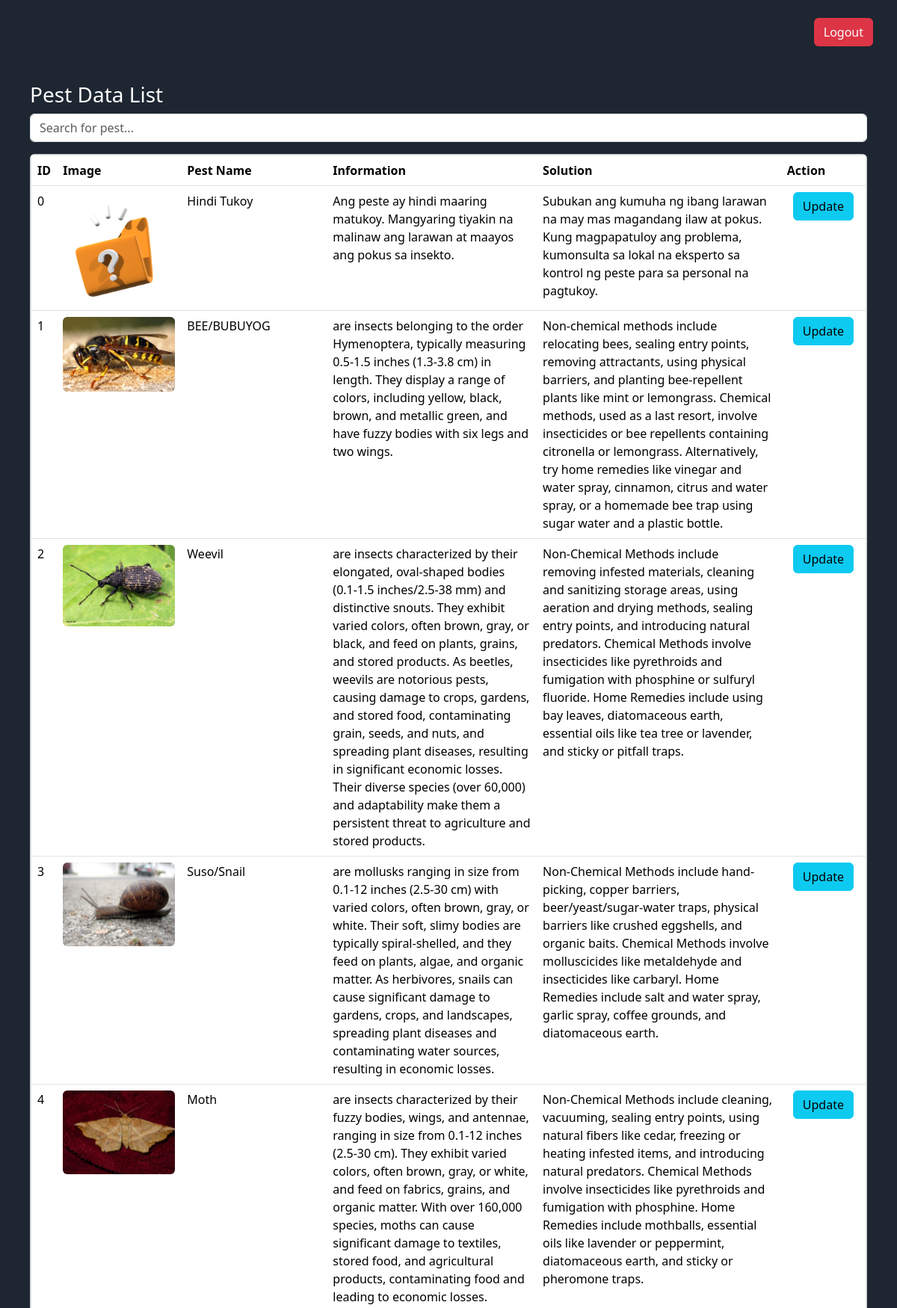
The page /view/admin/index.php (signed in, upper part) on the database its author committed.
### tables this page shows
CREATE TABLE `tbl_pestdata` (
  `id` int(255) NOT NULL,
  `pest_name` varchar(255) NOT NULL,
  `pest_information` varchar(1000) NOT NULL,
  `pest_solution` varchar(1000) NOT NULL,
  `pest_imagepath` varchar(255) NOT NULL
);

### connection/connection.php (called while the page is built, shortened)
<?php
class config {
    public function __construct(){
        $dsn = "mysql:host=".H.";dbname=".DB;
        $username = U;
        $password = P;
        try {
            $this->pdo = new PDO($dsn, $username, $password);
        } catch (PDOException $e) {
            die("Connection failed: " . $e->getMessage());
        }
    }
}
?>

### controller/PestDataController.php (called while the page is built, shortened)
<?php
require_once("../../connection/connection.php");
class PestData extends config {
    public function getAllPest() {
        try {
            $query = "SELECT `id`, `pest_name`, `pest_information`, `pest_solution`, `pest_imagepath` FROM `tbl_pestdata` WHERE 1";
            $stmt = $this->pdo->prepare($query);
            $stmt->execute();
            return $stmt->fetchAll(PDO::FETCH_ASSOC);
        } catch (PDOException $e) {
            echo "Error: " . $e->getMessage();
        }
    }
}
?>

### view/admin/index.php (the view, shortened to what this page needs)
<?php
require_once('../../controller/PestDataController.php');
$pest = new PestData();
$pestDatas = $pest->getAllPest();
?>
<?php include_once('../components/header.php'); ?>
<div class="p-3">
    <div class="p-4">
        <h3 class="text-white">Pest Data List</h3>
        <div class="mb-3">
            <input type="text" id="searchInput" class="form-control" placeholder="Search for pest...">
        </div>
        <div class="table-responsive card">
            <table border="1" class="table p-2" id="pestData">
                <thead>
                    <tr>
                        <th>ID</th>
                        <th>Image</th>
                        <th>Pest Name</th>
                        <th>Information</th>
                        <th>Solution</th>
                        <th>Action</th>
                    </tr>
                </thead>
                <tbody>
                    <?php if (!empty($pestDatas)): ?>
                        <?php foreach ($pestDatas as $pestData): ?>
                            <tr>
                                <td><?php echo htmlspecialchars($pestData['id']); ?></td>
                                <td><img style="width: 150px; height: auto;" src="<?php echo '../../assets/images/pest/'.$pestData['pest_imagepath'] ?>" class="rounded" alt="Pest Image"></td>
                                <td><?php echo htmlspecialchars($pestData['pest_name']); ?></td>
                                <td><?php echo htmlspecialchars($pestData['pest_information']); ?></td>
                                <td><?php echo htmlspecialchars($pestData['pest_solution']); ?></td>
                                <td>
                                    <button type="button" class="btn btn-info mx-0 mx-md-2 my-1 my-md-0"
                                        data-bs-toggle="modal"
                                        data-bs-target="#updateModal"
                                        data-bs-id="<?php echo htmlspecialchars($pestData['id']); ?>"
                                        data-bs-name="<?php echo htmlspecialchars($pestData['pest_name']); ?>"
                                        data-bs-info="<?php echo htmlspecialchars($pestData['pest_information']); ?>"
                                        data-bs-solution="<?php echo htmlspecialchars($pestData['pest_solution']); ?>">
                                        Update
                                    </button>
                                </td>
                            </tr>
                        <?php endforeach; ?>
                    <?php else: ?>
                        <tr>
                            <td colspan="6" class="text-center">No records found.</td>
                        </tr>
                    <?php endif; ?>
                </tbody>
            </table>
        </div>
    </div>
</div>

### view/components/header.php (shortened to what this page needs)
<?php
    require_once('../../controller/PestDataController.php');
?>
<!DOCTYPE html>
<html lang="en">
<head>
    <link href="https://cdn.jsdelivr.net/npm/bootstrap@5.3.3/dist/css/bootstrap.min.css" rel="stylesheet">
</head>
<body>
    <?php
        if (!isset($_SESSION['username'])) {
            echo "
                    <nav class='navbar navbar-expand-lg navbar-light'>
                        <div class='container-fluid mt-3 px-4 mx-2'>
                            <div class='collapse navbar-collapse' id='navbarNav'>
                                <ul class='navbar-nav ms-auto'>
                                    <li class='nav-item'>
                                        <form action='' method='post'>
                                            <input type='hidden' name='action' value='logout'>
                                            <button class='btn btn-danger btn-md' type='submit'>Logout</button>
                                        </form>
                                    </li>
                                </ul>
                            </div>
                        </div>
                    </nav>
            ";
        }
    ?>

### view/components/header.php (style rules this page uses)
body, html { height: 100%; margin: 0; padding: 0; background-color: #1d2631; display: flex; flex-direction: column; }

### rows shown on the page
tbl_pestdata: id "0", pest_imagepath (picture), pest_name "Hindi Tukoy", pest_information "Ang peste ay hindi maaring matukoy. Mangyaring tiyakin na malinaw ang larawan at maayos ang pokus sa insekto.", pest_solution "Subukan ang kumuha ng ibang larawan na may mas magandang ilaw at pokus. Kung magpapatuloy ang problema, kumonsulta sa lokal na eksperto sa kontrol ng peste para sa personal na pagtukoy."
tbl_pestdata: id "1", pest_imagepath (picture), pest_name "BEE/BUBUYOG", pest_information "are insects belonging to the order Hymenoptera, typically measuring 0.5-1.5 inches (1.3-3.8 cm) in length. They display a range of colors, including yellow, black, brown, and metallic green, and have fuzzy bodies with six legs and two wings.", pest_solution "Non-chemical methods include relocating bees, sealing entry points, removing attractants, using physical barriers, and planting bee-repellent plants like mint or lemongrass. Chemical methods, used as a last resort, involve insecticides or bee repellents containing citronella or lemongrass. Alternatively, try home remedies like vinegar and water spray, cinnamon, citrus and water spray, or a homemade bee trap using sugar water and a plastic bottle."
tbl_pestdata: id "2", pest_imagepath (picture), pest_name "Weevil", pest_information "are insects characterized by their elongated, oval-shaped bodies (0.1-1.5 inches/2.5-38 mm) and distinctive snouts. They exhibit varied colors, often brown, gray, or black, and feed on plants, grains, and stored products. As beetles, weevils are notorious pests, causing damage to crops, gardens, and stored food, contaminating grain, seeds, and nuts, and spreading plant diseases, resulting in significant economic losses. Their diverse species (over 60,000) and adaptability make them a persistent threat to agriculture and stored products.", pest_solution "Non-Chemical Methods include removing infested materials, cleaning and sanitizing storage areas, using aeration and drying methods, sealing entry points, and introducing natural predators. Chemical Methods involve insecticides like pyrethroids and fumigation with phosphine or sulfuryl fluoride. Home Remedies include using bay leaves, diatomaceous earth, essential oils like tea tree or lavender, and sticky or pitfall traps."
tbl_pestdata: id "3", pest_imagepath (picture), pest_name "Suso/Snail", pest_information "are mollusks ranging in size from 0.1-12 inches (2.5-30 cm) with varied colors, often brown, gray, or white. Their soft, slimy bodies are typically spiral-shelled, and they feed on plants, algae, and organic matter. As herbivores, snails can cause significant damage to gardens, crops, and landscapes, spreading plant diseases and contaminating water sources, resulting in economic losses.", pest_solution "Non-Chemical Methods include hand-picking, copper barriers, beer/yeast/sugar-water traps, physical barriers like crushed eggshells, and organic baits. Chemical Methods involve molluscicides like metaldehyde and insecticides like carbaryl. Home Remedies include salt and water spray, garlic spray, coffee grounds, and diatomaceous earth."
tbl_pestdata: id "4", pest_imagepath (picture), pest_name "Moth", pest_information "are insects characterized by their fuzzy bodies, wings, and antennae, ranging in size from 0.1-12 inches (2.5-30 cm). They exhibit varied colors, often brown, gray, or white, and feed on fabrics, grains, and organic matter. With over 160,000 species, moths can cause significant damage to textiles, stored food, and agricultural products, contaminating food and leading to economic losses.", pest_solution "Non-Chemical Methods include cleaning, vacuuming, sealing entry points, using natural fibers like cedar, freezing or heating infested items, and introducing natural predators. Chemical Methods involve insecticides like pyrethroids and fumigation with phosphine. Home Remedies include mothballs, essential oils like lavender or peppermint, diatomaceous earth, and sticky or pheromone traps."
